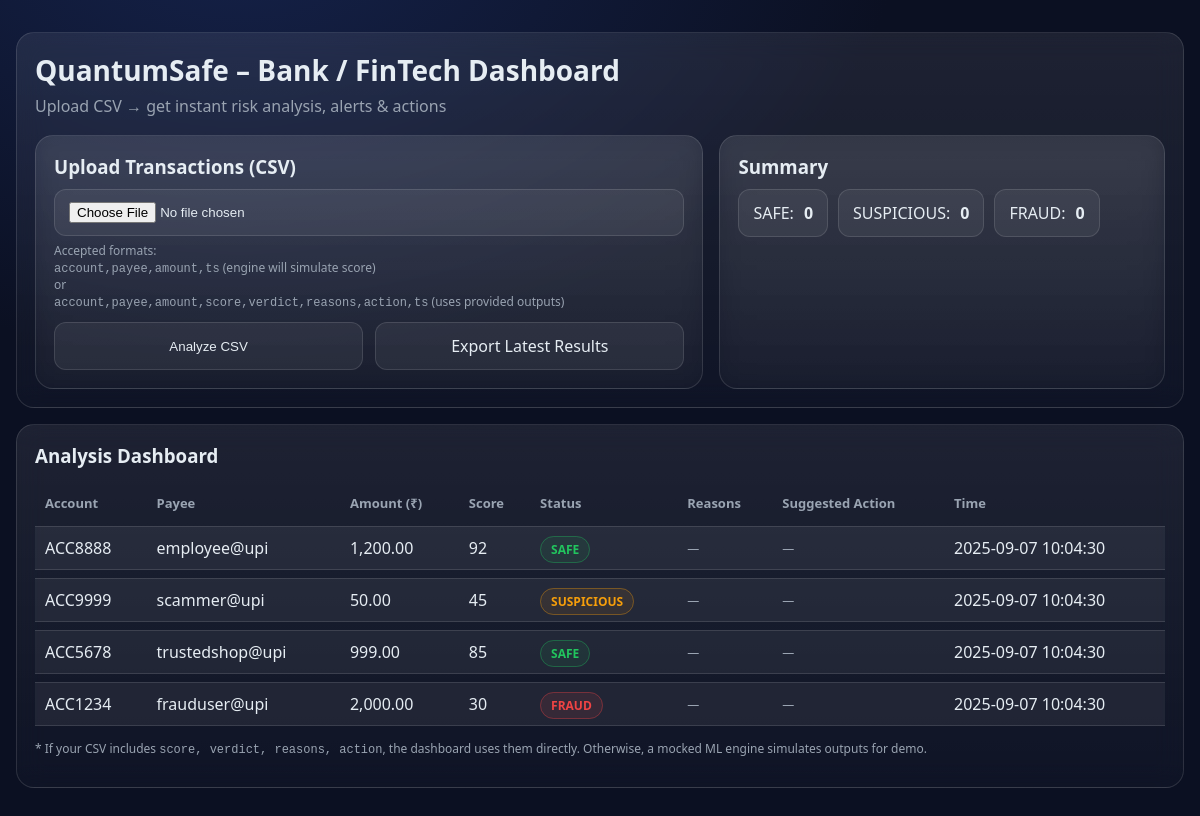
Screenshot of /php/bank/dashboard.php with the database file from the repository.
### tables this page shows
CREATE TABLE bank_transactions (
  id INT AUTO_INCREMENT PRIMARY KEY,
  account VARCHAR(100) NOT NULL,       
  payee VARCHAR(100) NOT NULL,         
  amount DECIMAL(12,2) NOT NULL,       
  score INT NOT NULL,                  
  verdict ENUM('SAFE','SUSPICIOUS','FRAUD') NOT NULL,
  created_at TIMESTAMP DEFAULT CURRENT_TIMESTAMP
);

### php/bank/dashboard.php (the view, shortened to what this page needs)
<?php
require_once __DIR__ . '/../config.php';
function clean($s){ return htmlspecialchars($s ?? '', ENT_QUOTES, 'UTF-8'); }
$rows = [];
$summary = ['SAFE'=>0,'SUSPICIOUS'=>0,'FRAUD'=>0];
?>
<!doctype html>
<html lang="en">
<head>
</head>
<body>
<div class="container">
  <div class="card" style="margin-bottom:16px">
    <h1>QuantumSafe – Bank / FinTech Dashboard</h1>
    <p class="sub">Upload CSV → get instant risk analysis, alerts & actions</p>
    <form method="post" enctype="multipart/form-data" class="grid">
      <div class="card">
        <h3 style="margin:0 0 10px">Upload Transactions (CSV)</h3>
        <input type="file" name="csv" accept=".csv" required>
        <p class="note">Accepted formats:<br>
          <code>account,payee,amount,ts</code> (engine will simulate score) <br>
          or<br>
          <code>account,payee,amount,score,verdict,reasons,action,ts</code> (uses provided outputs)
        </p>
        <div class="footer">
          <button type="submit">Analyze CSV</button>
          <a class="btn right" href="?export=1">Export Latest Results</a>
        </div>
      </div>
      <div class="card">
        <h3 style="margin:0 0 10px">Summary</h3>
        <div class="row">
          <div class="kpi"><span>SAFE:</span><span class="num"><?php echo (int)$summary['SAFE']; ?></span></div>
          <div class="kpi"><span>SUSPICIOUS:</span><span class="num"><?php echo (int)$summary['SUSPICIOUS']; ?></span></div>
          <div class="kpi"><span>FRAUD:</span><span class="num"><?php echo (int)$summary['FRAUD']; ?></span></div>
        </div>
      </div>
    </form>
  </div>
  <div class="card">
    <h3 style="margin:0 0 10px">Analysis Dashboard</h3>
    <table class="table">
      <thead>
        <tr>
          <th>Account</th>
          <th>Payee</th>
          <th>Amount (₹)</th>
          <th>Score</th>
          <th>Status</th>
          <th>Reasons</th>
          <th>Suggested Action</th>
          <th>Time</th>
        </tr>
      </thead>
      <tbody>
        <?php if (!empty($rows)): ?>
          <?php foreach ($rows as $r): ?>
            <tr>
              <td><?php echo clean($r['account']); ?></td>
              <td><?php echo clean($r['payee']); ?></td>
              <td><?php echo number_format($r['amount'], 2); ?></td>
              <td><?php echo (int)$r['score']; ?></td>
              <td><span class="badge <?php echo clean($r['badge']); ?>"><?php echo clean($r['verdict']); ?></span></td>
              <td><?php echo clean(implode(' • ', $r['reasons'])); ?></td>
              <td class="action"><?php echo clean($r['action']); ?></td>
              <td><?php echo clean($r['ts']); ?></td>
            </tr>
          <?php endforeach; ?>
        <?php else: ?>
          <?php
          $res = $conn->query("SELECT account,payee,amount,score,verdict,created_at FROM bank_transactions ORDER BY id DESC LIMIT 25");
          while($row = $res->fetch_assoc()):
            $badge = $row['verdict']==='FRAUD'?'badge-fraud':($row['verdict']==='SUSPICIOUS'?'badge-warn':'badge-safe');
          ?>
            <tr>
              <td><?php echo clean($row['account']); ?></td>
              <td><?php echo clean($row['payee']); ?></td>
              <td><?php echo number_format($row['amount'], 2); ?></td>
              <td><?php echo (int)$row['score']; ?></td>
              <td><span class="badge <?php echo $badge; ?>"><?php echo clean($row['verdict']); ?></span></td>
              <td class="small">—</td>
              <td class="action">—</td>
              <td><?php echo clean($row['created_at']); ?></td>
            </tr>
          <?php endwhile; ?>
        <?php endif; ?>
      </tbody>
    </table>
    <p class="note">* If your CSV includes <code>score, verdict, reasons, action</code>, the dashboard uses them directly. Otherwise, a mocked ML engine simulates outputs for demo.</p>
  </div>
</div>
</body>
</html>

### php/bank/dashboard.php (style rules this page uses)
:root { --bg:#0b1022; --bg2:#0f1630; --glass:rgba(255,255,255,0.06); --border:rgba(255,255,255,0.12); --txt:#e6edf3; --muted:#9aa4b2; --safe:#22c55e; --warn:#f59e0b; --fraud:#ef4444; --accent:#3b82f6; }
* { box-sizing:border-box }
body { margin:0;background:radial-gradient(1200px 800px at 20% -10%, #15224a 0%, var(--bg) 55%), linear-gradient(180deg, #0a0f24, var(--bg)); font-family:ui-sans-serif,system-ui,Segoe UI,Roboto,Arial;color:var(--txt) }
.container { max-width:1200px;margin:32px auto;padding:0 16px }
h1 { margin:0 0 6px;font-size:28px }
.sub { margin:0 0 18px;color:var(--muted) }
.card { background:linear-gradient(180deg, rgba(255,255,255,.08), rgba(255,255,255,.02)); -webkit-backdrop-filter: blur(14px); backdrop-filter: blur(14px); border:1px solid var(--border); border-radius:18px; padding:18px }
.grid { display:grid;gap:16px }
@media (min-width:900px) { .grid { grid-template-columns:1.2fr .8fr } }
input[type=file],button,.btn { width:100%;padding:12px 14px;border-radius:12px;border:1px solid var(--border); background:var(--glass);color:var(--txt) }
button,.btn { cursor:pointer }
.row { display:flex;gap:10px;flex-wrap:wrap }
.kpi { display:flex;align-items:center;gap:10px;background:var(--glass);border:1px solid var(--border); border-radius:12px;padding:12px 14px }
.kpi .num { font-weight:800 }
.table { width:100%;border-collapse:separate;border-spacing:0 8px;margin-top:12px }
.table th { font-size:13px;color:var(--muted);text-align:left;padding:6px 10px }
.table td { background:var(--glass);border:1px solid var(--border);padding:10px;border-left:none;border-right:none }
.table tr { border-radius:12px }
.badge { padding:4px 10px;border-radius:999px;font-weight:700;font-size:12px;border:1px solid var(--border) }
.badge-safe { color:var(--safe);border-color:rgba(34,197,94,0.35);background:rgba(34,197,94,0.08) }
.badge-warn { color:var(--warn);border-color:rgba(245,158,11,0.35);background:rgba(245,158,11,0.08) }
.badge-fraud { color:var(--fraud);border-color:rgba(239,68,68,0.35);background:rgba(239,68,68,0.10) }
.action { font-size:12px;color:var(--muted) }
.footer { display:flex;gap:12px;margin-top:12px }
.small { font-size:12px;color:var(--muted) }
.note { font-size:12px;color:var(--muted);margin-top:6px }
.btn { display:inline-block;text-align:center;text-decoration:none }
.right { margin-left:auto }

### rows the page displays
bank_transactions: account "ACC8888", payee "employee@upi", amount "1,200.00", score "92", verdict "SAFE", created_at "2025-09-07 10:04:30"
bank_transactions: account "ACC9999", payee "scammer@upi", amount "50.00", score "45", verdict "SUSPICIOUS", created_at "2025-09-07 10:04:30"
bank_transactions: account "ACC5678", payee "trustedshop@upi", amount "999.00", score "85", verdict "SAFE", created_at "2025-09-07 10:04:30"
bank_transactions: account "ACC1234", payee "frauduser@upi", amount "2,000.00", score "30", verdict "FRAUD", created_at "2025-09-07 10:04:30"

### other values shown
$summary['SAFE'] "0"
$summary['SUSPICIOUS'] "0"
$summary['FRAUD'] "0"
